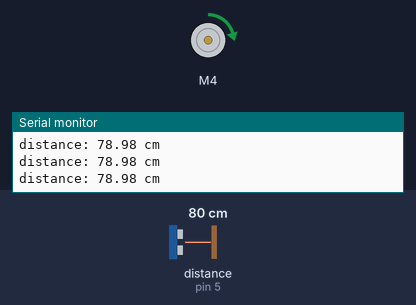
A sketch run on a simulated Arduino Uno, built with avr-gcc and run on an emulated ATmega328P. On the bench: DC motor (green arrow = forward, orange = backward, longer = faster), the last lines printed to the serial monitor. Wiring (inferred from the names in the program): ultrasonic range finder: trigger pin 6; echo pin 5. The inputs (shaded band) are chosen by the test bench; at power-on: distance to the obstacle (sensor on pin 5) 80 cm. The echo pulse lasts 58.3 µs per cm.

Above: at 1.2 s.
1.3 s: distance to the obstacle (sensor on pin 5) set to 250 cm
At 1.8 s:
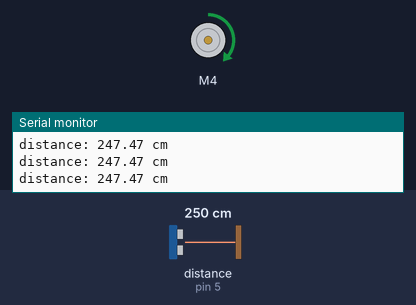
2.8 s: distance to the obstacle (sensor on pin 5) set to 2 cm
At 4.0 s:
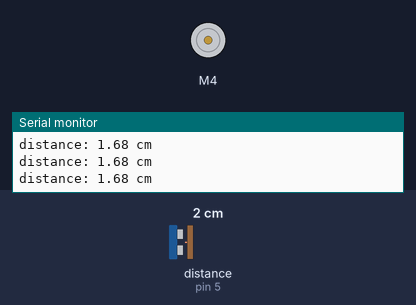
4.3 s: distance to the obstacle (sensor on pin 5) set to 18 cm
At 5.5 s:
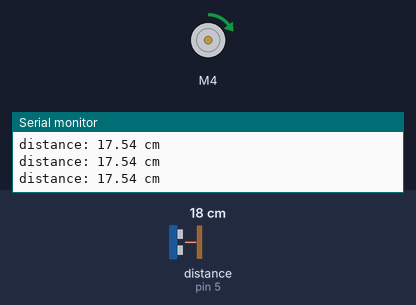
Timing chart, 0 to 7.3 s (numbered marks = the images above; inputs shaded):
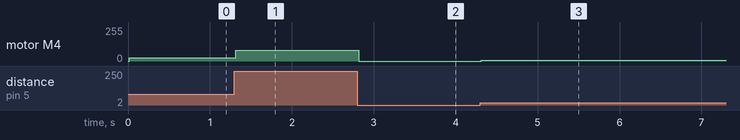

Measured:
- after the input at 1.3 s, motor M4: forward 26/255 → forward 82/255 at once
- after the input at 2.8 s, motor M4: forward 82/255 → stopped at once
- after the input at 4.3 s, motor M4: stopped → forward 5/255 at once

The sketch:

project01.ino
```cpp
#include <Wire.h>
#include <Adafruit_MotorShield.h>

// Create the motor shield object with the default I2C address
Adafruit_MotorShield AFMS = Adafruit_MotorShield();

// Select which 'port' M1, M2, M3 or M4. In this case, M1
Adafruit_DCMotor *myMotor = AFMS.getMotor(4);


int trigPin = 6;    // TRIG pin
int echoPin = 5;    // ECHO pin

float duration_us, distance_cm;

void setup() {
  // begin serial port
  Serial.begin (9600);

  AFMS.begin();  // create with the default frequency 1.6KHz

  // configure the trigger pin to output mode
  pinMode(trigPin, OUTPUT);
  // configure the echo pin to input mode
  pinMode(echoPin, INPUT);

  // Set the speed to start, from 0 (off) to 255 (max speed)
  myMotor->setSpeed(150);
  myMotor->run(FORWARD);
  // turn on motor
  myMotor->run(RELEASE);
}

void loop() {
  int i;

  // generate 10-microsecond pulse to TRIG pin
  digitalWrite(trigPin, HIGH);
  delayMicroseconds(10);
  digitalWrite(trigPin, LOW);

  // measure duration of pulse from ECHO pin
  duration_us = pulseIn(echoPin, HIGH);

  // calculate the distance
  distance_cm = 0.017 * duration_us;

  myMotor->run(FORWARD);
  i=distance_cm/3; {
  myMotor->setSpeed(i);
  }

  // print the value to Serial Monitor
  Serial.print("distance: ");
  Serial.print(distance_cm);
  Serial.println(" cm");

  delay(10);
}
```
